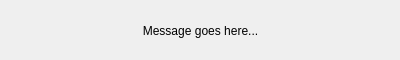
<?xml version="1.0" encoding="UTF-8"?>
<ui version="4.0">
 <class>BusyDialog</class>
 <widget class="QDialog" name="BusyDialog">
  <property name="windowModality">
   <enum>Qt::ApplicationModal</enum>
  </property>
  <property name="geometry">
   <rect>
    <x>0</x>
    <y>0</y>
    <width>400</width>
    <height>60</height>
   </rect>
  </property>
  <property name="minimumSize">
   <size>
    <width>400</width>
    <height>60</height>
   </size>
  </property>
  <property name="maximumSize">
   <size>
    <width>400</width>
    <height>60</height>
   </size>
  </property>
  <property name="windowTitle">
   <string>Please Wait</string>
  </property>
  <property name="windowIcon">
   <iconset resource="ld-analyse-resources.qrc">
    <normaloff>:/icons/Graphics/ld-analyse logo 128px.png</normaloff>:/icons/Graphics/ld-analyse logo 128px.png</iconset>
  </property>
  <property name="modal">
   <bool>false</bool>
  </property>
  <widget class="QLabel" name="messageLabel">
   <property name="geometry">
    <rect>
     <x>10</x>
     <y>20</y>
     <width>381</width>
     <height>21</height>
    </rect>
   </property>
   <property name="text">
    <string>Message goes here...</string>
   </property>
   <property name="alignment">
    <set>Qt::AlignCenter</set>
   </property>
  </widget>
 </widget>
 <resources>
  <include location="ld-analyse-resources.qrc"/>
 </resources>
 <connections/>
</ui>
